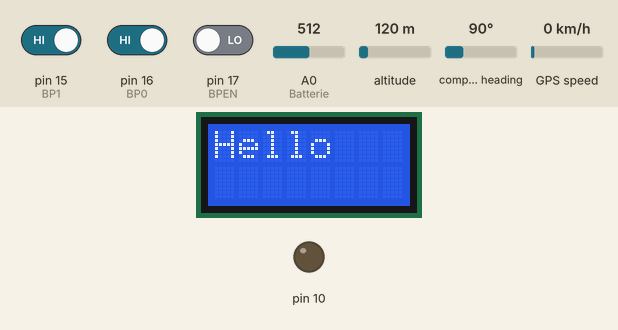
Bench run of a sketch on a simulated Arduino Uno, built with avr-gcc and run on an emulated ATmega328P. Shown: 8×2 character LCD, output pins drawn as LEDs (lit = HIGH). The inputs (shaded band) are chosen by the test bench; at power-on: pin 17 (BPEN) LOW, pin 16 (BP0) HIGH, pin 15 (BP1) HIGH, A0 (Batterie) = 512, altitude 120 m, compass heading 90°, GPS speed 0 km/h. Storage starts empty; random numbers use the default seed unless the sketch sets one; the GPS gets a fix after 3 s at 37.7749, -122.4194 with 8 satellites; what the sketch prints to the serial monitor is not drawn.

Above: at 1.2 s.
1.3 s: pin 17 (BPEN) driven HIGH
At 3.7 s:
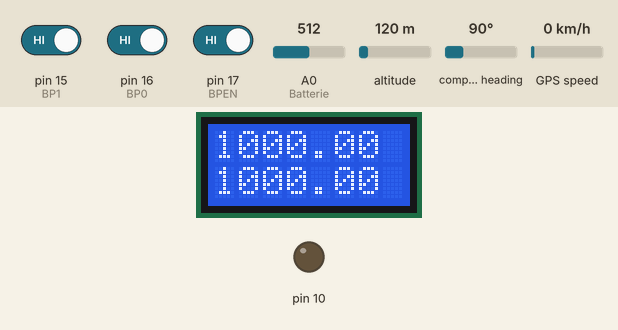
4.6 s: pin 16 (BP0) driven LOW
At 6.0 s:
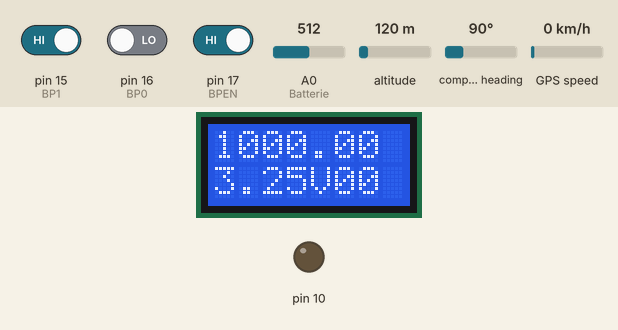
6.6 s: pin 15 (BP1) driven LOW
At 8.3 s:
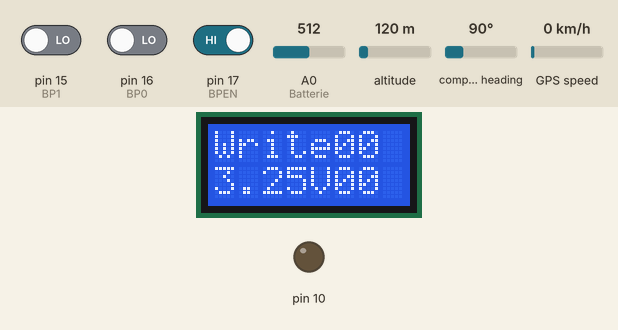
8.6 s: pin 16 (BP0) driven HIGH
At 10.0 s:
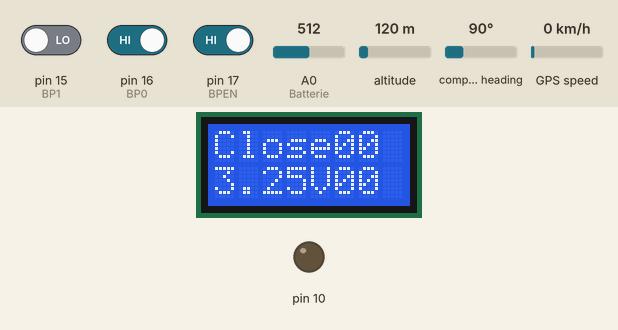
10.7 s: pin 15 (BP1) driven HIGH
At 12.5 s:
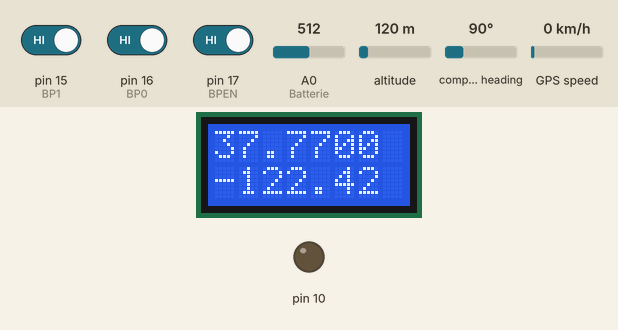
13.7 s: pin 15 (BP1) driven LOW and pin 16 (BP0) driven LOW
At 15.4 s:
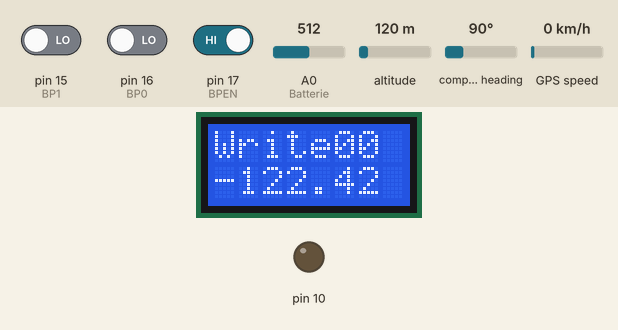
Timing chart, 0 to 16.7 s (numbered marks = the images above; inputs shaded):
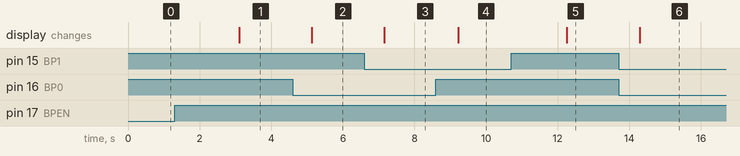

The sketch:

minipro1.ino
```cpp
#include "SoftwareSerial.h"

#include "TinyGPS.h"
#include "SD.h"
#include "LiquidCrystal.h"


//Créer un objet myFile(pour ecrire les données GPS)
//Créer un objet gps(pour obtenir les données GPS)
File myFile;
TinyGPS gps;
SoftwareSerial ss(3, 2);//Pour ce machine, 3(rx), 3(tx)
LiquidCrystal lcd(4,5,6,7,8,9);//initialize the library with the numbers of the interface pins

const int BP0 = 16;     // the number of the pushbutton pin
const int BP1 = 15;     // the number of the pushbutton pin
const int BPEN = 17;     // the number of the pushbutton pin
const int Batterie=0;    // batterie pin

//initialiser la partie de bouton
int value_tension = 0;
int BP1State = 0;
int BP0State = 0;
int BPENState = 0;
int switch_appuyer = 99;
String filename="";

//Déclaration
static void smartdelay(unsigned long ms);
static void print_float(float val, float invalid, int len, int prec);
static void print_int(unsigned long val, unsigned long invalid, int len);
static void print_date(TinyGPS &gps);
static void print_str(const char *str, int len);


void setup()
{
  Serial.begin(115200);
  //Definitions des PINs
  pinMode(Batterie, INPUT);
  pinMode(BP0, INPUT);
  pinMode(BP1, INPUT);
  pinMode(BPEN, INPUT);

  //Serial.println();
  // Serial.println("Sats HDOP Latitude  Longitude  Fix  Date       Time     Date Alt    Course Speed Card  Distance Course Card  Chars Sentences Checksum");
  //Serial.println("          (deg)     (deg)      Age                      Age  (m)    --- from GPS ----  ---- to Paris  ----  RX    RX        Fail");
  //Serial.println("-------------------------------------------------------------------------------------------------------------------------------------");

  ss.begin(4800);
  // set up the LCD's number of columns and rows
  lcd.begin(8,2);
  lcd.print("Hello");//Après connecté, LCD montre "Hello"
  pinMode(10, OUTPUT);

  if(!SD.begin(10)){
    Serial.write("ERROR");
  }
  randomSeed(1);


}

void loop()
{
  // lire la valeur des pins
  value_tension = analogRead(Batterie);
  BP0State = digitalRead(BP0);
  BP1State = digitalRead(BP1);
  BPENState = digitalRead(BPEN);


  if(BPENState==HIGH){
    if(BP1State==LOW){
      if(BP0State==LOW) switch_appuyer=1;
      else if(BP0State==HIGH) switch_appuyer=2;
    }
    else{
      if(BP0State==LOW) switch_appuyer=3;
      else if(BP0State==HIGH) switch_appuyer=4;
    }
  }

  // Si appuyer bouton 1, ouvrir le fichier "gps.txt"
  if(switch_appuyer==1&&!myFile)
  {
    filename=random(1000);
    filename+=".txt";
    myFile = SD.open(filename, FILE_WRITE);
    lcd.setCursor(0,0);
    lcd.print("Write");

  }

  // Si appuyer bouton2, fermer le fichier
  if(switch_appuyer==2&&myFile){
    myFile.close();
    lcd.setCursor(0,0);
    lcd.print("Close");
  }

  //Si appuyer, afficher l'etat des piles
   if(switch_appuyer==3)
  {
    lcd.setCursor(0, 1);
    lcd.print(value_tension*6.5/1024);
    lcd.print("V");

  }

  //Déclaration les variables et les fonctions
  float flat, flon;
  unsigned long age, date, time, chars = 0;
  unsigned short sentences = 0, failed = 0;
  static const double PARIS_LAT = 48.513902, PARIS_LON = 2.201204;

  print_int(gps.satellites(), TinyGPS::GPS_INVALID_SATELLITES, 5);
  print_int(gps.hdop(), TinyGPS::GPS_INVALID_HDOP, 5);
  gps.f_get_position(&flat, &flon, &age);
  print_float(flat, TinyGPS::GPS_INVALID_F_ANGLE, 10, 6);
  print_float(flon, TinyGPS::GPS_INVALID_F_ANGLE, 11, 6);
  print_int(age, TinyGPS::GPS_INVALID_AGE, 5);
  print_date(gps);
  print_float(gps.f_altitude(), TinyGPS::GPS_INVALID_F_ALTITUDE, 7, 2);
  print_float(gps.f_course(), TinyGPS::GPS_INVALID_F_ANGLE, 7, 2);
  print_float(gps.f_speed_kmph(), TinyGPS::GPS_INVALID_F_SPEED, 6, 2);
  print_str(gps.f_course() == TinyGPS::GPS_INVALID_F_ANGLE ? "*** " : TinyGPS::cardinal(gps.f_course()), 6);
  print_int(flat == TinyGPS::GPS_INVALID_F_ANGLE ? 0xFFFFFFFF : (unsigned long)TinyGPS::distance_between(flat, flon, PARIS_LAT, PARIS_LON) / 1000, 0xFFFFFFFF, 9);
  print_float(flat == TinyGPS::GPS_INVALID_F_ANGLE ? TinyGPS::GPS_INVALID_F_ANGLE : TinyGPS::course_to(flat, flon, PARIS_LAT, PARIS_LON), TinyGPS::GPS_INVALID_F_ANGLE, 7, 2);
  print_str(flat == TinyGPS::GPS_INVALID_F_ANGLE ? "*** " : TinyGPS::cardinal(TinyGPS::course_to(flat, flon, PARIS_LAT, PARIS_LON)), 6);

  gps.stats(&chars, &sentences, &failed);
  print_int(chars, 0xFFFFFFFF, 6);
  print_int(sentences, 0xFFFFFFFF, 10);
  print_int(failed, 0xFFFFFFFF, 9);
  Serial.println();

  smartdelay(1000);

  // Si appuyer 4, afficher la longtitude et la latitude
   if(switch_appuyer==4)
  {
    lcd.setCursor(0, 0);
    lcd.print(flat);
    lcd.setCursor(0, 1);
    lcd.print(flon);

  }
}

static void smartdelay(unsigned long ms)
{
  unsigned long start = millis();
  do
  {

    if (myFile)
    {
    while (ss.available())
    {
      char c=ss.read();
      gps.encode(c);
      myFile.write(c);
      }
    }
  } while (millis() - start < ms);
}

//Definition du fonction print_float
static void print_float(float val, float invalid, int len, int prec)
{
  if (val == invalid)
  {
    while (len-- > 1)
      Serial.print('*');
    Serial.print(' ');
  }
  else
  {
    Serial.print(val, prec);
    int vi = abs((int)val);
    int flen = prec + (val < 0.0 ? 2 : 1); // . and -
    flen += vi >= 1000 ? 4 : vi >= 100 ? 3 : vi >= 10 ? 2 : 1;
    for (int i=flen; i<len; ++i)
      Serial.print(' ');
  }
  smartdelay(0);
}

//Definition du fonction print_int
static void print_int(unsigned long val, unsigned long invalid, int len)
{
  char sz[32];
  if (val == invalid)
    strcpy(sz, "*******");
  else
    sprintf(sz, "%ld", val);
  sz[len] = 0;
  for (int i=strlen(sz); i<len; ++i)
    sz[i] = ' ';
  if (len > 0)
    sz[len-1] = ' ';
  Serial.print(sz);
  smartdelay(0);
}

//Fonction pour afficher le date
static void print_date(TinyGPS &gps)
{
  int year;
  byte month, day, hour, minute, second, hundredths;
  unsigned long age;
  gps.crack_datetime(&year, &month, &day, &hour, &minute, &second, &hundredths, &age);
  if (age == TinyGPS::GPS_INVALID_AGE)
    Serial.print("********** ******** ");
  else
  {
    char sz[32];
    sprintf(sz, "%02d/%02d/%02d %02d:%02d:%02d ",
        month, day, year, hour, minute, second);
    Serial.print(sz);
  }
  print_int(age, TinyGPS::GPS_INVALID_AGE, 5);
  smartdelay(0);
}

static void print_str(const char *str, int len)
{
  int slen = strlen(str);
  for (int i=0; i<len; ++i)
    Serial.print(i<slen ? str[i] : ' ');
  smartdelay(0);
}
```

Measured:
- after the input at 1.3 s, the display: changes after 1.8 s (image 1)
- after the input at 4.6 s, the display: changes after 0.53 s (image 2)
- after the input at 6.6 s, the display: changes after 0.55 s (image 3)
- after the input at 8.6 s, the display: changes after 0.62 s (image 4)
- after the input at 10.7 s, the display: changes after 1.6 s (image 5)
- after the input at 13.7 s, the display: changes after 0.59 s (image 6)
